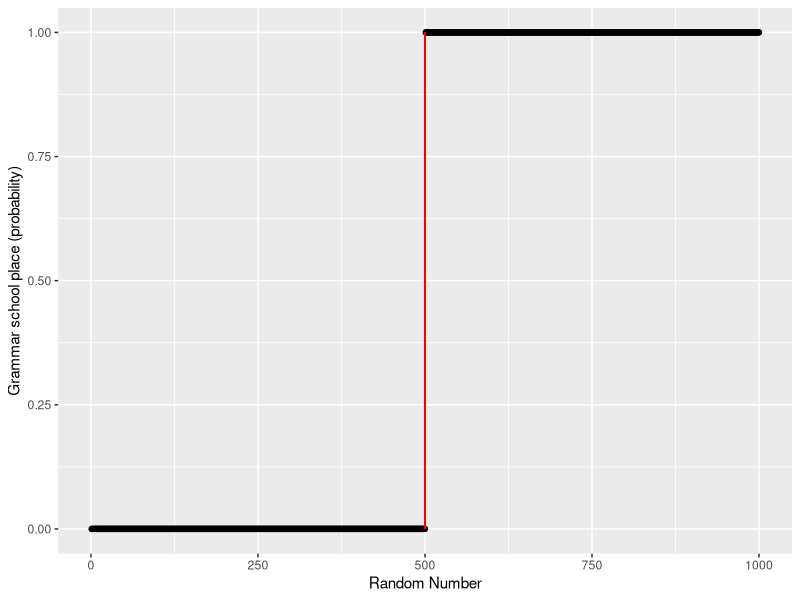
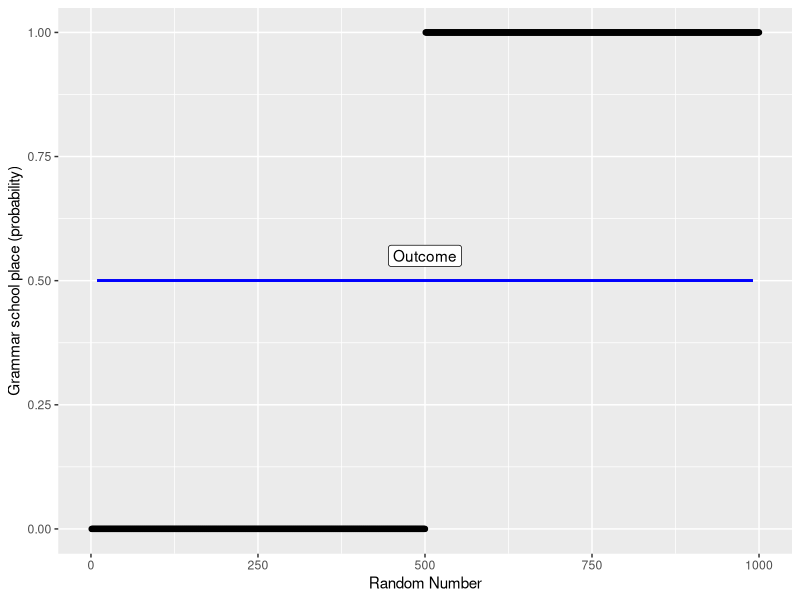
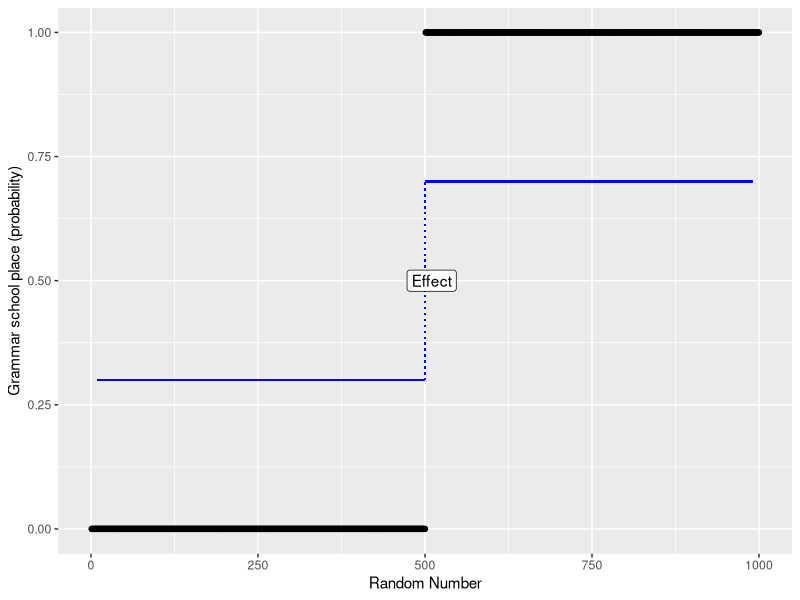
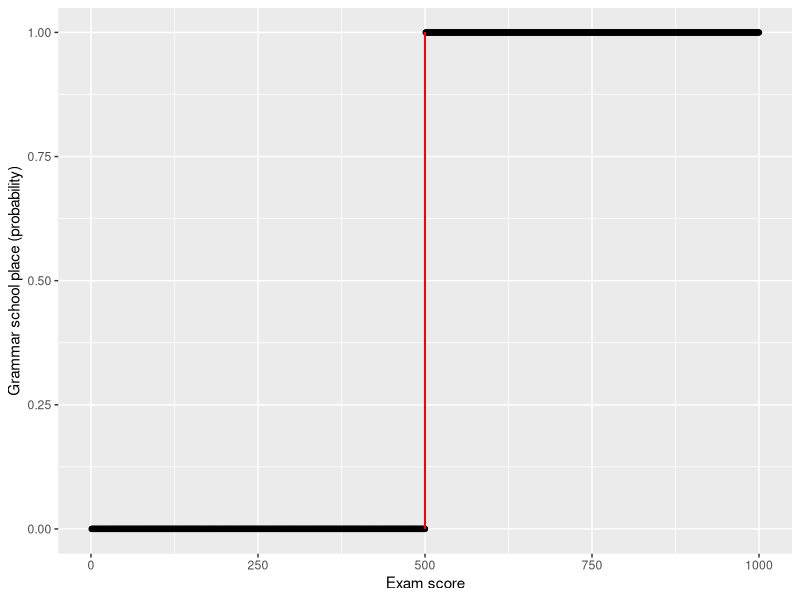
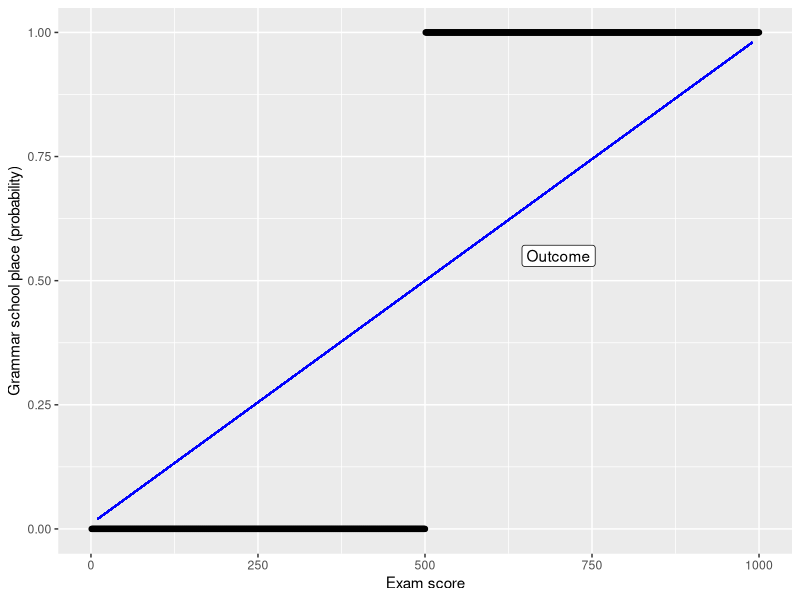
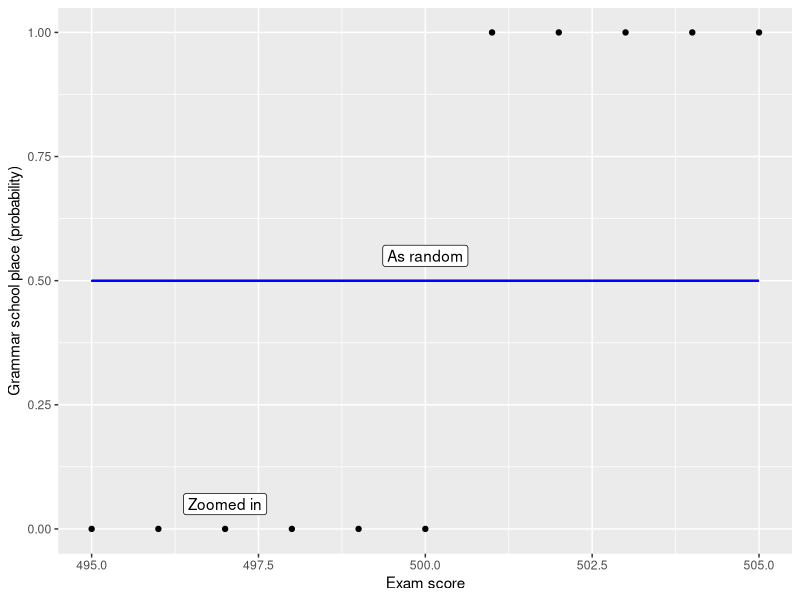
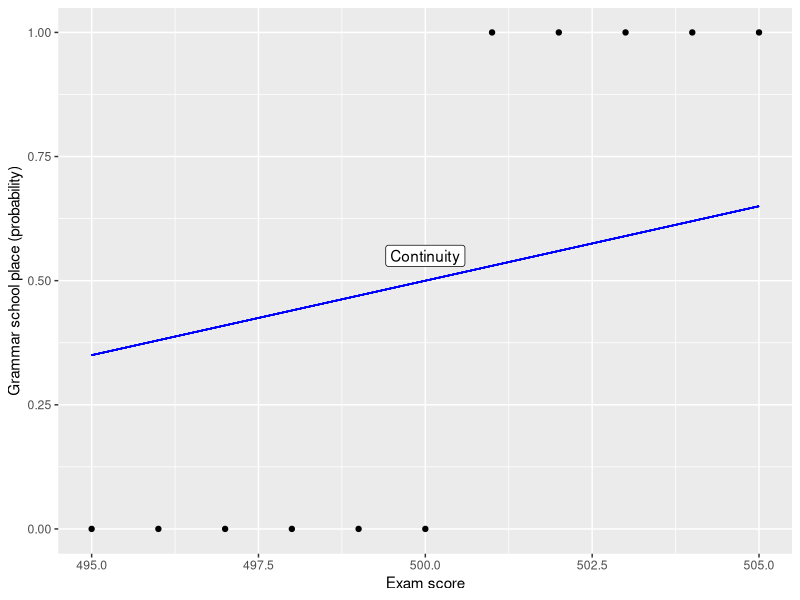

Reproduce these figures in R, in order.
## ---- chunk 1
knitr::opts_chunk$set(echo = FALSE)

library("tidyverse")
library("ggthemes")
df<- tibble(running=1:1000,
              gs=if_else(running < 501, 0, 1))
rct1 <- df %>%
ggplot(aes(x=running, y=gs)) +
  geom_point() +
  labs(x="Random Number",
       y="Grammar school place (probability)") +
  geom_segment(aes(x=500, y = 0, xend = 500, yend = 1), 
               colour="red") +
  theme(legend.title = element_text(size=18),
        legend.text = element_text(size=18)) 

rct2 <- df %>%
  ggplot(aes(x=running, y=gs)) +
  geom_point() +
  geom_segment(aes(x=10, y = 0.5, xend = 990, yend = 0.5),
               colour="blue") +
  annotate("label", y=0.55, x=500, label="Outcome") +
  labs(x="Random Number",
       y="Grammar school place (probability)") +
  theme(legend.title = element_text(size=18),
        legend.text = element_text(size=18)) 
  
rct3 <- df %>%
  ggplot(aes(x=running, y=gs)) +
  geom_point() +
  geom_segment(aes(x=10, y = 0.3, xend = 500, yend = 0.3),
               colour="blue") +
  geom_segment(aes(x=501, y = 0.7, xend = 990, yend = 0.7),
               colour="blue") +
  geom_segment(aes(x=500, y = 0.3, xend = 500, yend = 0.7),
               colour="blue", linetype=3) +
  annotate("label", y=0.5, x=510, label="Effect") +
  labs(x="Random Number",
       y="Grammar school place (probability)") +
  theme(legend.title = element_text(size=18),
        legend.text = element_text(size=18)) 


  
os1 <- df %>%
ggplot(aes(x=running, y=gs)) +
  geom_point() +
  labs(x="Exam score",
       y="Grammar school place (probability)") +
  geom_segment(aes(x=500, y = 0, xend = 500, yend = 1),
               colour="red") +
  theme(legend.title = element_text(size=18),
        legend.text = element_text(size=18)) 

os2 <- df %>%
ggplot(aes(x=running, y=gs)) +
  geom_point() +
  labs(x="Exam score",
       y="Grammar school place (probability)") +
  geom_segment(aes(x=10, y = 0.02, xend = 990, yend = 0.98),
                 colour="blue") +
  annotate("label", y=0.55, x=700, label="Outcome") +
  theme(legend.title = element_text(size=18),
        legend.text = element_text(size=18)) 

os3 <- df %>%
  filter(between(running,495,505)) %>%
ggplot(aes(x=running,  y=gs)) +
  geom_point() +
  labs(x="Exam score",
       y="Grammar school place (probability)") +
  geom_segment(aes(x=495, y = 0.5, xend = 505, yend = 0.5),
               colour="blue") +
  annotate("label", y=0.55, x=500, label="As random") +
  annotate("label", y=0.05, x=497, label="Zoomed in") +
  theme(legend.title = element_text(size=18),
        legend.text = element_text(size=18)) 

os4 <- df %>%
  filter(between(running,495,505)) %>%
ggplot(aes(x=running,  y=gs)) +
  geom_point() +
  labs(x="Exam score",
       y="Grammar school place (probability)") +
  geom_segment(aes(x=495, y = 0.35, xend = 505, yend = 0.65),
               colour="blue") +
  annotate("label", y=0.55, x=500, label="Continuity") +
  theme(legend.title = element_text(size=18),
        legend.text = element_text(size=18)) 



## ---- chunk 2

rct1

## ---- chunk 3

rct2

## ---- chunk 4

rct3

## ---- chunk 5

os1

## ---- chunk 6

os2

## ---- chunk 7

os3

## ---- chunk 8

os4

